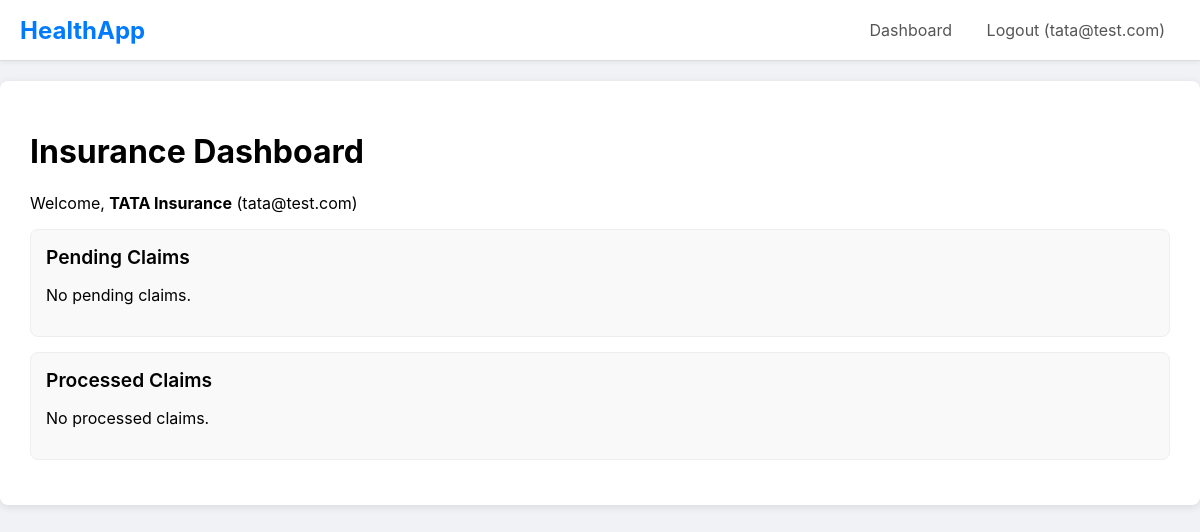
The page /insurance_dashboard (signed in) on the database as committed earlier.
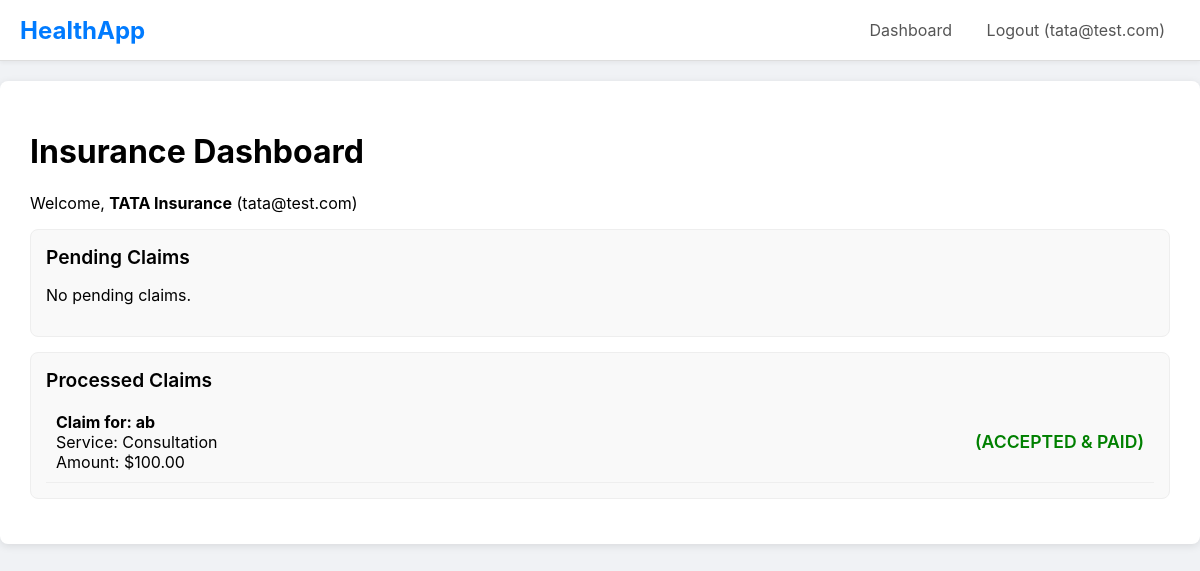
The same page on the database as committed later.
### main.py (models this page shows)
class Appointment(db.Model):
    id = db.Column(db.Integer, primary_key=True)
    appointment_time = db.Column(db.DateTime, nullable=False)
    status = db.Column(db.String(20), nullable=False, default='Pending') # Pending, Confirmed, Cancelled, Completed
    patient_id = db.Column(db.Integer, db.ForeignKey('patient_profile.id'), nullable=False)
    doctor_id = db.Column(db.Integer, db.ForeignKey('doctor_profile.id'), nullable=False)
    bill_amount = db.Column(db.Float)
    bill_status = db.Column(db.String(20), nullable=False, default='Unbilled') # Unbilled, Unpaid, Paid, Pending Insurance
    bill_description = db.Column(db.Text)
    insurance_id = db.Column(db.Integer, db.ForeignKey('insurance_profile.id'), nullable=True)
    insurance_claim_status = db.Column(db.String(20), nullable=False, default='None') # None, Pending, Accepted, Rejected
    insurance_company = db.relationship('InsuranceProfile', backref='claims', foreign_keys=[insurance_id])
    __table_args__ = (db.UniqueConstraint('doctor_id', 'appointment_time', name='_doctor_time_uc'),)

class PatientProfile(db.Model):
    id = db.Column(db.Integer, primary_key=True)
    full_name = db.Column(db.String(100), nullable=False, default='Unnamed')
    phone = db.Column(db.String(20))
    address = db.Column(db.String(200))
    pincode = db.Column(db.String(10))
    latitude = db.Column(db.Float)
    longitude = db.Column(db.Float)
    insurance_policy_id = db.Column(db.String(100), nullable=True)
    insurance_company_id = db.Column(db.Integer, db.ForeignKey('insurance_profile.id'), nullable=True)
    user_id = db.Column(db.Integer, db.ForeignKey('user.id'), nullable=False, unique=True)
    records = db.relationship('MedicalRecord', backref='patient', lazy='dynamic', foreign_keys='MedicalRecord.patient_id')
    appointments = db.relationship('Appointment', backref='patient', lazy='dynamic', foreign_keys='Appointment.patient_id')
    reviews = db.relationship('DoctorReview', backref='patient', lazy='dynamic', foreign_keys='DoctorReview.patient_id')
    files = db.relationship('MedicalFile', backref='patient', lazy='dynamic', foreign_keys='MedicalFile.patient_id')
    permitted_doctors = db.relationship('DoctorProfile', secondary=patient_doctor_permissions,
        back_populates='permitted_patients')
    insurance_company = db.relationship('InsuranceProfile', foreign_keys=[insurance_company_id])

### main.py (the view)
@app.route("/insurance_dashboard")
@login_required
@role_required('insurance')
def insurance_dashboard():
    pending_claims = db.session.scalars(
        db.select(Appointment).where(
            Appointment.insurance_id == g.profile.id,
            Appointment.insurance_claim_status == 'Pending'
        ).order_by(Appointment.appointment_time.asc())
    ).all()
    processed_claims = db.session.scalars(
        db.select(Appointment).where(
            Appointment.insurance_id == g.profile.id,
            Appointment.insurance_claim_status.in_(['Accepted', 'Rejected'])
        ).order_by(Appointment.appointment_time.desc())
    ).all()
    return render_template('insurance_dashboard.html',
                           pending_claims=pending_claims,
                           processed_claims=processed_claims)

### main.py (called while the page is built)
@login_manager.user_loader
def load_user(user_id):
    return db.session.get(User, int(user_id))

def role_required(role_name):
    def decorator(f):
        @wraps(f)
        def decorated_function(*args, **kwargs):
            if not current_user.is_authenticated or current_user.role != role_name:
                abort(403)
            if current_user.role == 'patient':
                g.profile = current_user.patient_profile
            elif current_user.role == 'doctor':
                g.profile = current_user.doctor_profile
            elif current_user.role == 'insurance':
                g.profile = current_user.insurance_profile
            return f(*args, **kwargs)
        return decorated_function
    return decorator

### templates/insurance_dashboard.html
{% extends 'layout.html' %}
{% block content %}
    <h1>Insurance Dashboard</h1>
    <p>Welcome, <b>{{ g.profile.company_name }}</b> ({{ current_user.email }})</p>
    <div class="card">
        <div class="card-header">Pending Claims</div>
        {% for claim in pending_claims %}
            <div class="d-flex justify-between align-center" style="padding: 10px; border-bottom: 1px solid #eee;">
                <div>
                    <b>Claim for: {{ claim.patient.full_name }}</b> (Patient Phone: {{ claim.patient.phone }})<br>
                    Doctor: {{ claim.doctor.full_name }} ({{ claim.doctor.specialty }})<br>
                    Service: {{ claim.bill_description or 'Consultation' }} on {{ claim.appointment_time.strftime('%Y-%m-%d') }}<br>
                    <b>Amount: ${{ "%.2f"|format(claim.bill_amount) }}</b>
                </div>
                <div>
                    <a href="{{ url_for('process_claim', appointment_id=claim.id, action='accept') }}" class="btn" style="margin-right: 5px; text-decoration: none; padding: 12px 20px; border-radius: 6px;">Accept</a>
                    <a href="{{ url_for('process_claim', appointment_id=claim.id, action='reject') }}" class="btn-danger" style="text-decoration: none; padding: 12px 20px; border-radius: 6px;">Reject</a>
                </div>
            </div>
        {% else %}
            <p>No pending claims.</p>
        {% endfor %}
    </div>
    <div class="card">
        <div class="card-header">Processed Claims</div>
        {% for claim in processed_claims %}
             <div class="d-flex justify-between align-center" style="padding: 10px; border-bottom: 1px solid #eee;">
                <div>
                    <b>Claim for: {{ claim.patient.full_name }}</b><br>
                    Service: {{ claim.bill_description or 'Consultation' }}<br>
                    Amount: ${{ "%.2f"|format(claim.bill_amount) }}
                </div>
                <div>
                    {% if claim.insurance_claim_status == 'Accepted' %}
                        <span style="font-weight: 600; color: green; font-size: 1.1rem;">(ACCEPTED & PAID)</span>
                    {% elif claim.insurance_claim_status == 'Rejected' %}
                        <span style="font-weight: 600; color: #dc3545; font-size: 1.1rem;">(REJECTED)</span>
                    {% endif %}
                </div>
            </div>
        {% else %}
            <p>No processed claims.</p>
        {% endfor %}
    </div>
{% endblock %}

Rows that differ between the two databases and show on the page:
added Appointment: patient.full_name "ab", bill_description "Consultation", bill_amount "100.00", insurance_claim_status "(ACCEPTED & PAID)"
Other text that changed with them:
text no longer shown: "No processed claims."
